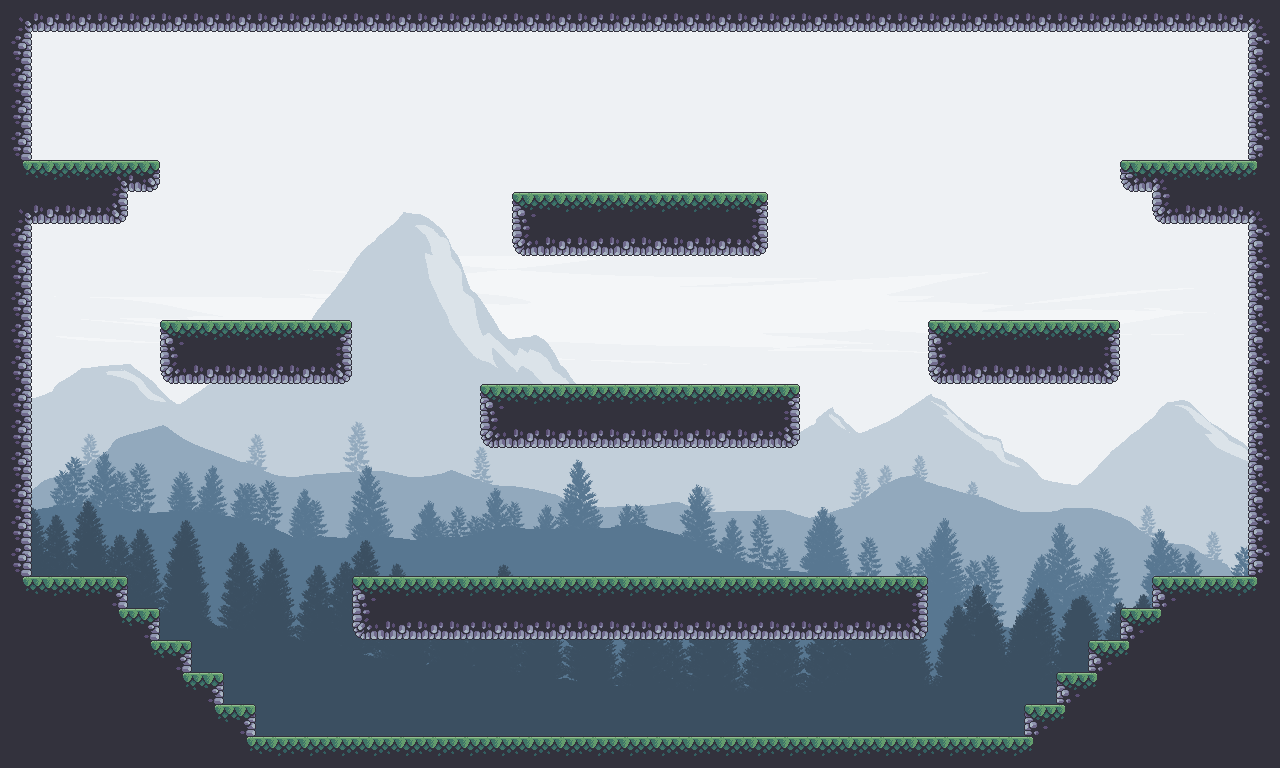

A 2D game scene composited from a Tiled map and its tileset images. What follows is a short description and the map's XML, with each tile layer's data collapsed to a summary:
An orthogonal 40x24 tile map with 32x32 px tiles, 2 tile layers (border, elements), 1 image layer and 23 objects (floor, p2, p1, p0, p3, ...).

<map version="1.5" tiledversion="1.7.0" orientation="orthogonal" renderorder="right-down" width="40" height="24" tilewidth="32" tileheight="32" infinite="0" nextlayerid="35" nextobjectid="48">
 <editorsettings>
  <export target="level_1.lua" format="lua" />
 </editorsettings>
 <tileset firstgid="1" name="Terreno" tilewidth="32" tileheight="32" tilecount="85" columns="17">
  <image source="../img/terrain.png" width="544" height="160" />
 </tileset>
 <group id="31" name="background">
  <imagelayer id="33" name="fondo" offsetx="0" offsety="-182.67">
   <image source="../img/landscape.png" width="1920" height="1080" />
  </imagelayer>
 </group>
 <group id="13" name="basic" locked="1">
  <properties>
   <property name="collidable" type="bool" value="true" />
  </properties>
  <layer id="16" name="border" width="40" height="24">
   <properties>
    <property name="collidable" type="bool" value="true" />
   </properties>
   <data>[960 cells, 124 non-empty, 8 distinct tile ids]</data>
  </layer>
  <objectgroup id="12" name="floor_sensor" locked="1">
   <object id="17" name="floor" x="31.625" y="735.773" width="1216.5" height="8.22727" visible="0">
    <properties>
     <property name="friction" type="float" value="0.8" />
     <property name="group" type="int" value="3" />
    </properties>
   </object>
  </objectgroup>
 </group>
 <group id="30" name="tile_map">
  <properties>
   <property name="collidable" type="bool" value="true" />
  </properties>
  <layer id="28" name="elements" width="40" height="24">
   <data>[960 cells, 190 non-empty, 15 distinct tile ids]</data>
  </layer>
 </group>
 <group id="29" name="sensors" visible="0">
  <properties>
   <property name="collidable" type="bool" value="true" />
  </properties>
  <objectgroup id="32" name="platforms">
   <object id="25" name="p2" x="928.909" y="319.963" width="190.545" height="2.21875">
    <properties>
     <property name="friction" type="float" value="0.8" />
     <property name="group" type="int" value="3" />
    </properties>
   </object>
   <object id="26" name="p1" x="160.364" y="319.938" width="191.273" height="3.15341">
    <properties>
     <property name="friction" type="float" value="0.8" />
     <property name="group" type="int" value="3" />
    </properties>
   </object>
   <object id="27" name="p0" x="513" y="191.956" width="254.063" height="6.54375">
    <properties>
     <property name="friction" type="float" value="0.8" />
     <property name="group" type="int" value="3" />
    </properties>
   </object>
   <object id="29" name="p3" x="352.395" y="575.969" width="575.074" height="8.3125">
    <properties>
     <property name="friction" type="float" value="0.8" />
     <property name="group" type="int" value="3" />
    </properties>
   </object>
   <object id="30" name="p14" x="32.25" y="575.983" width="95.6875" height="3.89167">
    <properties>
     <property name="friction" type="float" value="0.8" />
     <property name="group" type="int" value="3" />
    </properties>
   </object>
   <object id="31" name="p13" x="127.188" y="607.933" width="32.75" height="4.12917">
    <properties>
     <property name="friction" type="float" value="0.8" />
     <property name="group" type="int" value="3" />
    </properties>
   </object>
   <object id="32" name="p12" x="159.25" y="639.957" width="32.625" height="5.54306">
    <properties>
     <property name="friction" type="float" value="0.8" />
     <property name="group" type="int" value="3" />
    </properties>
   </object>
   <object id="33" name="p11" x="192.063" y="671.938" width="32" height="4.625">
    <properties>
     <property name="friction" type="float" value="0.8" />
     <property name="group" type="int" value="3" />
    </properties>
   </object>
   <object id="34" name="p10" x="223.188" y="703.938" width="32.75" height="3.875">
    <properties>
     <property name="friction" type="float" value="0.8" />
     <property name="group" type="int" value="3" />
    </properties>
   </object>
   <object id="35" name="p9" x="256" y="735.978" width="774.625" height="6.95972">
    <properties>
     <property name="friction" type="float" value="0.8" />
     <property name="group" type="int" value="3" />
    </properties>
   </object>
   <object id="36" name="p8" x="1024.09" y="703.938" width="35.2813" height="3.4375">
    <properties>
     <property name="friction" type="float" value="0.8" />
     <property name="group" type="int" value="3" />
    </properties>
   </object>
   <object id="37" name="p7" x="1056.06" y="671.951" width="39.5625" height="6.92361">
    <properties>
     <property name="friction" type="float" value="0.8" />
     <property name="group" type="int" value="3" />
    </properties>
   </object>
   <object id="38" name="p6" x="1088.09" y="639.918" width="38.8696" height="5.125">
    <properties>
     <property name="friction" type="float" value="0.8" />
     <property name="group" type="int" value="3" />
    </properties>
   </object>
   <object id="39" name="p5" x="1120.04" y="607.87" width="36.6087" height="5.26087">
    <properties>
     <property name="friction" type="float" value="0.8" />
     <property name="group" type="int" value="3" />
    </properties>
   </object>
   <object id="40" name="p4" x="1152" y="575.973" width="102.813" height="10.5273">
    <properties>
     <property name="friction" type="float" value="0.8" />
     <property name="group" type="int" value="3" />
    </properties>
   </object>
   <object id="41" name="p15" x="1120.25" y="159.908" width="131.75" height="10.4674">
    <properties>
     <property name="friction" type="float" value="0.8" />
     <property name="group" type="int" value="3" />
    </properties>
   </object>
   <object id="42" name="p16" x="31.4545" y="159.964" width="128.182" height="15.8545">
    <properties>
     <property name="friction" type="float" value="0.8" />
     <property name="group" type="int" value="3" />
    </properties>
   </object>
   <object id="43" name="p17" x="480.477" y="383.968" width="318.906" height="1.71876">
    <properties>
     <property name="friction" type="float" value="0.8" />
     <property name="group" type="int" value="3" />
    </properties>
   </object>
  </objectgroup>
 </group>
 <objectgroup id="34" name="spawnpoints" visible="0">
  <object id="44" name="spawn4" x="256" y="257.333" />
  <object id="45" name="spawn3" x="1024" y="258.667" />
  <object id="46" name="spawn2" x="318.667" y="674.667" />
  <object id="47" name="spawn1" x="992" y="670.667" />
 </objectgroup>
</map>
